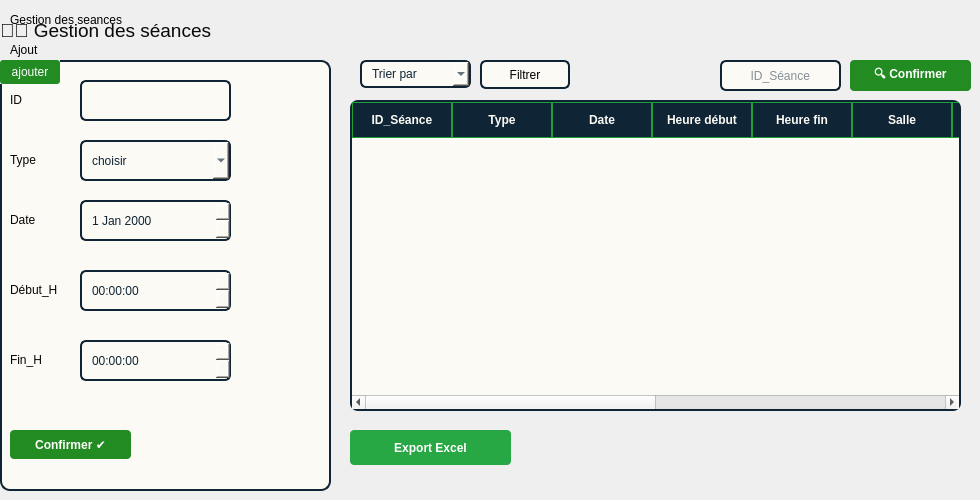
     <widget class="QWidget" name="tab">
      <attribute name="title">
       <string>Acceuil</string>
      </attribute>
      <widget class="QGroupBox" name="groupBox">
       <property name="geometry">
        <rect>
         <x>0</x>
         <y>60</y>
         <width>331</width>
         <height>431</height>
        </rect>
       </property>
       <property name="styleSheet">
        <string notr="true">#groupBox {
    border: 2px solid #0F2434;
    border-radius: 10px;
    padding: 12px;
    background-color: #FBFAF5;
    box-shadow: 2px 2px 6px rgba(0,0,0,0.25);
}
#groupBox::title {
    subcontrol-origin: margin;
    subcontrol-position: top left;
    background-color: #228B22;
    color: white;
    padding: 5px 10px;
    border-radius: 3px;
}</string>
       </property>
       <property name="title">
        <string>ajouter</string>
       </property>
       <widget class="QLineEdit" name="ID_s">
        <property name="geometry">
         <rect>
          <x>80</x>
          <y>20</y>
          <width>151</width>
          <height>41</height>
         </rect>
        </property>
        <property name="styleSheet">
         <string notr="true">#ID_s {
    border: 2px solid #0F2434;
    border-radius: 6px;
    padding: 6px 10px;
    background-color: #FBFAF5;
    selection-background-color: #1D9E3A;
    selection-color: #FBFAF5;
}

#ID_s:focus {
    border: 2px solid #1D9E3A;
}</string>
        </property>
       </widget>
       <widget class="QLabel" name="label">
        <property name="geometry">
         <rect>
          <x>10</x>
          <y>30</y>
          <width>63</width>
          <height>20</height>
         </rect>
        </property>
        <property name="styleSheet">
         <string notr="true">color: rgb(6, 6, 6);</string>
        </property>
        <property name="text">
         <string>ID</string>
        </property>
       </widget>
       <widget class="QComboBox" name="type_s">
        <property name="geometry">
         <rect>
          <x>80</x>
          <y>80</y>
          <width>151</width>
          <height>41</height>
         </rect>
        </property>
        <property name="styleSheet">
         <string notr="true">#type_s {
    border: 2px solid #0F2434;
    border-radius: 6px;
    padding: 5px 10px;
    background-color: #FBFAF5;
    color: #0F2434;
}

#type_s QAbstractItemView {
    background-color: black;
    selection-background-color: black;
    selection-color: black;
}

#type_s:focus {
    border: 2px solid #1D9E3A;
}
</string>
        </property>
        <item>
         <property name="text">
          <string>choisir</string>
         </property>
        </item>
        <item>
         <property name="text">
          <string>Conduite</string>
         </property>
        </item>
        <item>
         <property name="text">
          <string>Code</string>
         </property>
        </item>
       </widget>
       <widget class="QDateEdit" name="date_s">
        <property name="geometry">
         <rect>
          <x>80</x>
          <y>140</y>
          <width>151</width>
          <height>41</height>
         </rect>
        </property>
        <property name="styleSheet">
         <string notr="true">#date_s {
    border: 2px solid #0F2434;
    border-radius: 6px;
    padding: 4px 8px;
    background-color: #FBFAF5;
    color: #0F2434;
    selection-background-color: #1D9E3A;
    selection-color: #FBFAF5;
}

#date_s:focus {
    border: 2px solid #1D9E3A;
}

#date_s QAbstractItemView {
    background-color: #FBFAF5;
    selection-background-color: #1D9E3A;
    selection-color: #FBFAF5;
}
</string>
        </property>
       </widget>
       <widget class="QTimeEdit" name="deb_s">
        <property name="geometry">
         <rect>
          <x>80</x>
          <y>210</y>
          <width>151</width>
          <height>41</height>
         </rect>
        </property>
        <property name="styleSheet">
         <string notr="true">#deb_s {
    border: 2px solid #0F2434;
    border-radius: 6px;
    padding: 4px 8px;
    background-color: #FBFAF5;
    color: #0F2434;
    selection-background-color: #1D9E3A;
    selection-color: #FBFAF5;
}

#deb_s:focus {
    border: 2px solid #1D9E3A;
}

#deb_s QAbstractItemView {
    background-color: #FBFAF5;
    selection-background-color: #1D9E3A;
    selection-color: #FBFAF5;
}</string>
        </property>
       </widget>
       <widget class="QTimeEdit" name="fin_s">
        <property name="geometry">
         <rect>
          <x>80</x>
          <y>280</y>
          <width>151</width>
          <height>41</height>
         </rect>
        </property>
        <property name="styleSheet">
         <string notr="true">#fin_s {
    border: 2px solid #0F2434;
    border-radius: 6px;
    padding: 4px 8px;
    background-color: #FBFAF5;
    color: #0F2434;
    selection-background-color: #1D9E3A;
    selection-color: #FBFAF5;
}

#fin_s:focus {
    border: 2px solid #1D9E3A;
}

#fin_s QAbstractItemView {
    background-color: #FBFAF5;
    selection-background-color: #1D9E3A;
    selection-color: #FBFAF5;
}</string>
        </property>
       </widget>
       <widget class="QLabel" name="label_2">
        <property name="geometry">
         <rect>
          <x>10</x>
          <y>150</y>
          <width>63</width>
          <height>20</height>
         </rect>
        </property>
        <property name="styleSheet">
         <string notr="true">color: rgb(6, 6, 6);</string>
        </property>
        <property name="text">
         <string>Date</string>
        </property>
       </widget>
       <widget class="QLabel" name="label_3">
        <property name="geometry">
         <rect>
          <x>10</x>
          <y>220</y>
          <width>63</width>
          <height>20</height>
         </rect>
        </property>
        <property name="styleSheet">
         <string notr="true">color: rgb(6, 6, 6);</string>
        </property>
        <property name="text">
         <string>Début_H</string>
        </property>
       </widget>
       <widget class="QLabel" name="label_4">
        <property name="geometry">
         <rect>
          <x>10</x>
          <y>290</y>
          <width>63</width>
          <height>20</height>
         </rect>
        </property>
        <property name="styleSheet">
         <string notr="true">color: rgb(6, 6, 6);</string>
        </property>
        <property name="text">
         <string>Fin_H</string>
        </property>
       </widget>
       <widget class="QLabel" name="label_8">
        <property name="geometry">
         <rect>
          <x>10</x>
          <y>90</y>
          <width>63</width>
          <height>20</height>
         </rect>
        </property>
        <property name="styleSheet">
         <string notr="true">color: rgb(6, 6, 6);</string>
        </property>
        <property name="text">
         <string>Type</string>
        </property>
       </widget>
       <widget class="QPushButton" name="confirm_ajout_s">
        <property name="geometry">
         <rect>
          <x>10</x>
          <y>370</y>
          <width>121</width>
          <height>29</height>
         </rect>
        </property>
        <property name="styleSheet">
         <string notr="true">QPushButton {
    background-color: #228B22;
    border: none;
    color: #FFFFFF;
    padding: 6px 12px;
    border-radius: 4px;
    font-weight: bold;
    transition: background-color 0.3s, transform 0.1s;
}

QPushButton:hover {
    background-color: #28a428;
    transform: scale(1.05);
}

QPushButton:pressed {
    background-color: #1c771c;
    transform: scale(0.98);
}</string>
        </property>
        <property name="text">
         <string>Confirmer ✔️</string>
        </property>
       </widget>
      </widget>
      <widget class="QTableWidget" name="tab_s">
       <property name="geometry">
        <rect>
         <x>350</x>
         <y>100</y>
         <width>611</width>
         <height>311</height>
        </rect>
       </property>
       <property name="styleSheet">
        <string notr="true">/* Main table styling */
#tab_s {
    background-color: #FBFAF5;
    border-radius: 8px;
    border: 2px solid #0F2434;
    gridline-color: #0F2434;
    alternate-background-color: #E8E8E8;
}

/* Table header styling - make columns visible */
#tab_s QHeaderView::section {
    background-color: #0F2434;
    color: #FBFAF5;
    padding: 8px;
    border: 1px solid #1D9E3A;
    font-weight: bold;
    font-size: 12px;
}

/* Table items/cells styling */
#tab_s::item {
    border: 1px solid #0F2434;
    padding: 8px;
    color: #0F2434;
}

/* Make sure text is visible in cells */
#tab_s::item {
    color: #0F2434;
    background-color: #FBFAF5;
}

/* Alternate row coloring */
#tab_s::item:alternate {
    background-color: #F0F0F0;
}

/* Hover effect on rows */
#tab_s::item:hover {
    background-color: #E0E0E0;
    color: #0F2434;
}

/* Selected row styling */
#tab_s::item:selected {
    background-color: #0F2434;
    color: #FBFAF5;
}

/* Ensure the table view itself has proper borders */
#tab_s QTableView {
    gridline-color: #0F2434;
    border: 2px solid #0F2434;
}

/* Corner button styling */
#tab_s QTableCornerButton::section {
    background-color: #0F2434;
    border: 1px solid #0F2434;
}</string>
       </property>
       <attribute name="horizontalHeaderStretchLastSection">
        <bool>false</bool>
       </attribute>
       <column>
        <property name="text">
         <string>ID_Séance</string>
        </property>
       </column>
       <column>
        <property name="text">
         <string>Type</string>
        </property>
       </column>
       <column>
        <property name="text">
         <string>Date</string>
        </property>
       </column>
       <column>
        <property name="text">
         <string>Heure début</string>
        </property>
       </column>
       <column>
        <property name="text">
         <string>Heure fin</string>
        </property>
       </column>
       <column>
        <property name="text">
         <string>Salle</string>
        </property>
       </column>
       <column>
        <property name="text">
         <string>Long. départ</string>
        </property>
       </column>
       <column>
        <property name="text">
         <string>Lat. départ</string>
        </property>
       </column>
       <column>
        <property name="text">
         <string>Long. arrivée</string>
        </property>
       </column>
       <column>
        <property name="text">
         <string>Lat. arrivée</string>
        </property>
       </column>
       <column>
        <property name="text">
         <string>Actions</string>
        </property>
       </column>
       <column>
        <property name="text">
         <string>Statut</string>
        </property>
       </column>
      </widget>
      <widget class="QPushButton" name="exp_s">
       <property name="geometry">
        <rect>
         <x>350</x>
         <y>430</y>
         <width>161</width>
         <height>35</height>
        </rect>
       </property>
       <property name="styleSheet">
        <string notr="true">QPushButton {
    background-color: #28A745;
    border: none;
    color: #FFFFFF;
    padding: 6px 12px;
    border-radius: 4px;
    font-weight: bold;
    transition: background-color 0.3s, transform 0.1s;
}
QPushButton:hover {
    background-color: #34CE57;
    transform: scale(1.05);
}
QPushButton:pressed {
    background-color: #1E7E34;
    transform: scale(0.98);
}</string>
       </property>
       <property name="text">
        <string>Export Excel</string>
       </property>
       <property name="icon">
        <iconset resource="excel.qrc">
         <normaloff>:/new/prefix1/img/excel.png</normaloff>:/new/prefix1/img/excel.png</iconset>
       </property>
       <property name="iconSize">
        <size>
         <width>24</width>
         <height>24</height>
        </size>
       </property>
      </widget>
      <widget class="QPushButton" name="filtre_s">
       <property name="geometry">
        <rect>
         <x>480</x>
         <y>60</y>
         <width>90</width>
         <height>29</height>
        </rect>
       </property>
       <property name="styleSheet">
        <string notr="true">#filtre_s {
    border: 2px solid #0F2434;
    border-radius: 6px;
    padding: 5px 10px;
    background-color: #FBFAF5;
	color: rgb(0, 0, 0);
}


#filtre_s QAbstractItemView {
    background-color: #FBFAF5;
    selection-background-color: #1D9E3A;
	selection-color: rgb(0, 0, 0);

}

#filtre_s:focus {
    border: 2px solid #1D9E3A;
}
</string>
       </property>
       <property name="text">
        <string>Filtrer</string>
       </property>
      </widget>
      <widget class="QComboBox" name="tri_s">
       <property name="geometry">
        <rect>
         <x>360</x>
         <y>60</y>
         <width>111</width>
         <height>28</height>
        </rect>
       </property>
       <property name="styleSheet">
        <string notr="true">#tri_s {
    border: 2px solid #0F2434;
    border-radius: 6px;
    padding: 5px 10px;
    background-color: #FBFAF5;
    color: #0F2434;
}

#tri_s QAbstractItemView {
    background-color: #FBFAF5;
    selection-background-color: #1D9E3A;
    selection-color: #FBFAF5;
}

#tri_s:focus {
    border: 2px solid #1D9E3A;
}
</string>
       </property>
       <item>
        <property name="text">
         <string>Trier par</string>
        </property>
       </item>
       <item>
        <property name="text">
         <string>Date</string>
        </property>
       </item>
       <item>
        <property name="text">
         <string>Type</string>
        </property>
       </item>
      </widget>
      <widget class="QLineEdit" name="recherche_s">
       <property name="geometry">
        <rect>
         <x>720</x>
         <y>60</y>
         <width>121</width>
         <height>31</height>
        </rect>
       </property>
       <property name="autoFillBackground">
        <bool>false</bool>
       </property>
       <property name="styleSheet">
        <string notr="true">#recherche_s {
    border: 2px solid #0F2434;
    border-radius: 6px;
    padding: 6px 10px;
    background-color: #FBFAF5;
    color: #0F2434;
    selection-background-color: #1D9E3A;
    selection-color: #FBFAF5;
}

#recherche_s:focus {
    border: 2px solid #1D9E3A;
}
</string>
       </property>
       <property name="placeholderText">
        <string>     ID_Séance</string>
       </property>
      </widget>
      <widget class="QLabel" name="label_6">
       <property name="geometry">
        <rect>
         <x>10</x>
         <y>10</y>
         <width>161</width>
         <height>20</height>
        </rect>
       </property>
       <property name="text">
        <string>Gestion des seances</string>
       </property>
      </widget>
      <widget class="QLabel" name="label_7">
       <property name="geometry">
        <rect>
         <x>10</x>
         <y>40</y>
         <width>63</width>
         <height>20</height>
        </rect>
       </property>
       <property name="text">
        <string>Ajout</string>
       </property>
      </widget>
      <widget class="QLabel" name="label_29">
       <property name="geometry">
        <rect>
         <x>0</x>
         <y>10</y>
         <width>291</width>
         <height>41</height>
        </rect>
       </property>
       <property name="font">
        <font>
         <pointsize>14</pointsize>
        </font>
       </property>
       <property name="styleSheet">
        <string notr="true">color: rgb(9, 9, 9);</string>
       </property>
       <property name="text">
        <string>🧑‍🏫 Gestion des séances</string>
       </property>
      </widget>
      <widget class="QPushButton" name="confirm_s">
       <property name="geometry">
        <rect>
         <x>850</x>
         <y>60</y>
         <width>121</width>
         <height>31</height>
        </rect>
       </property>
       <property name="styleSheet">
        <string notr="true">QPushButton {
    background-color: #228B22;
    border: none;
    color: #FFFFFF;
    padding: 6px 12px;
    border-radius: 4px;
    font-weight: bold;
    transition: background-color 0.3s, transform 0.1s;
}

QPushButton:hover {
    background-color: #28a428;
    transform: scale(1.05);
}

QPushButton:pressed {
    background-color: #1c771c;
    transform: scale(0.98);
}</string>
       </property>
       <property name="text">
        <string>🔍 Confirmer</string>
       </property>
      </widget>
     </widget>
